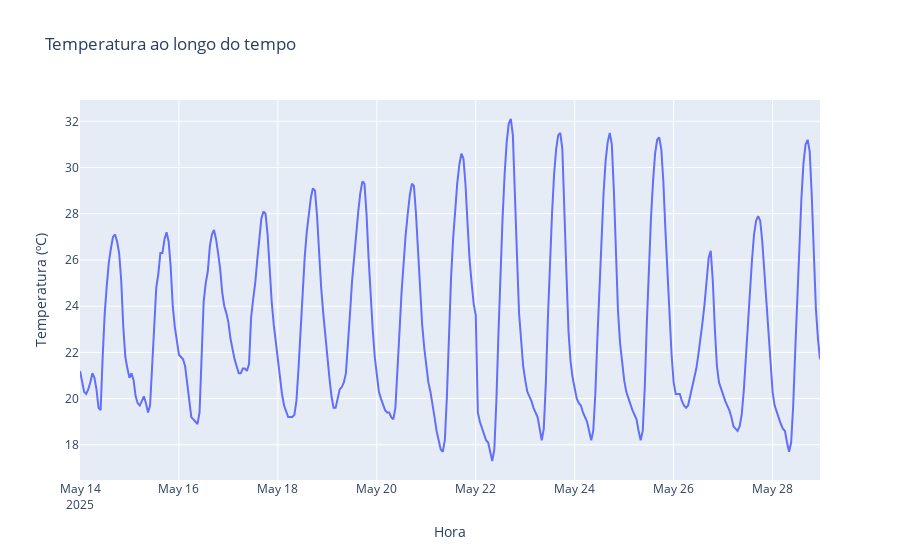

This figure's notebook cell:
### Markdown cell above
#### Q4. 

Com os dados carregados na questão anterior plote um gráfico de linha, com a biblioteca de sua preferência, onde o eixo `x` são os timestamps (data e hora) e o eixo `y` é a temperatura medida.

### Code cell
#### Escreva aqui a sua resposta
import plotly.express as px
import pandas as pd

df = pd.DataFrame({
    'time': dados.hourly.time,
    'temperature_2m': dados.hourly.temperature_2m
})

df['time'] = pd.to_datetime(df['time'])

display(df)

fig = px.line(df, x='time', y='temperature_2m', title='Temperatura ao longo do tempo', labels={'time': 'Hora', 'temperature_2m': 'Temperatura (ºC)'} )
fig.show()

### Figure 1 — Plotly figure (JSON) as saved in the notebook; plotly's stock layout.template omitted (floating-point values rounded to 4 significant figures; data arrays with more than 128 entries replaced by an {"elided": "..."} marker saying what was removed)
{"data": [{"hovertemplate": "Hora=%{x}<br>Temperatura (ºC)=%{y}<extra></extra>", "legendgroup": "", "line": {"color": "#636efa", "dash": "solid"}, "marker": {"symbol": "circle"}, "mode": "lines", "name": "", "orientation": "v", "showlegend": false, "type": "scatter", "x": {"elided": "360 str values"}, "xaxis": "x", "y": {"elided": "360 float values"}, "yaxis": "y"}], "layout": {"legend": {"tracegroupgap": 0}, "title": {"text": "Temperatura ao longo do tempo"}, "xaxis": {"anchor": "y", "domain": [0, 1], "title": {"text": "Hora"}}, "yaxis": {"anchor": "x", "domain": [0, 1], "title": {"text": "Temperatura (ºC)"}}}}
